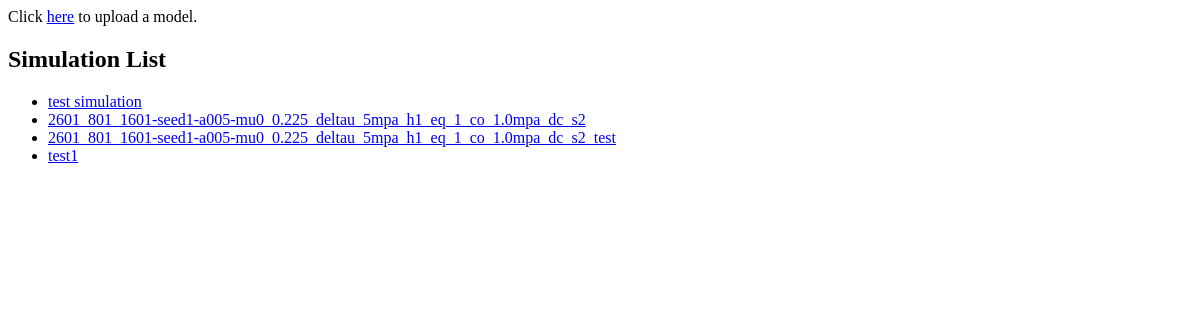
/models/, run on an earlier commit of the app's database.
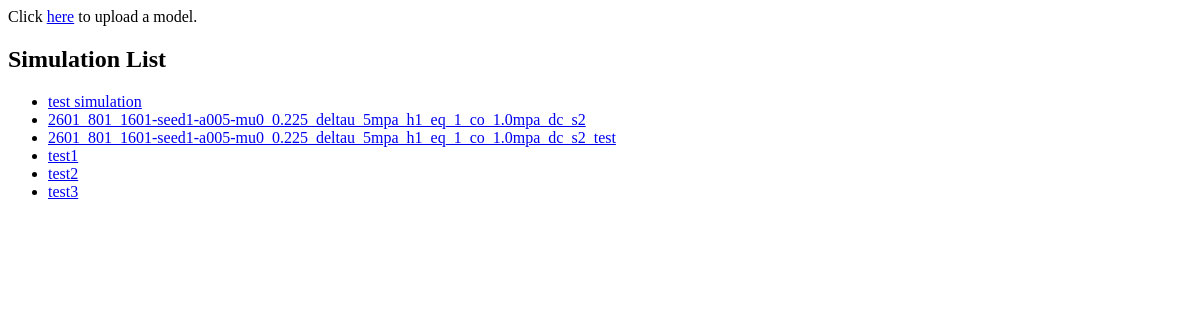
And on a later commit of the database.
### visualize/models.py (models this page shows, shortened)
class Simulation( models.Model ):
    user = models.CharField(max_length=200, blank=True)
    name = models.CharField(max_length=200, default='', null=True, blank=True, unique=True)
    upload_date = models.DateTimeField('upload date', blank=True, null=True)
    comments = models.TextField(default='', blank=True)

### visualize/views.py (the view)
def index(request):
    simulation_list = Simulation.objects.order_by('upload_date')
    context = {'simulation_list': simulation_list }
    return render( request, 'visualize/index.html', context )

### visualize/templates/visualize/index.html
<html>
<head>
</head>
<body>
Click <a href="{% url 'visualize:upload' %}">here</a> to upload a model.
<h2>Simulation List</h2>
{% if simulation_list %}
    <ul>
    {% for simulation in simulation_list %}
    <li><a href="{% url 'visualize:detail' simulation.id %}">{{ simulation.name }}</a></li>
    {% endfor %}
    </ul>
{% else %}
    <p>No simulations available.</p>
{% endif %}
</body>
</html>

What changed in the data, as far as the page shows it:
added Simulation: name "test2"
added Simulation: name "test3"
